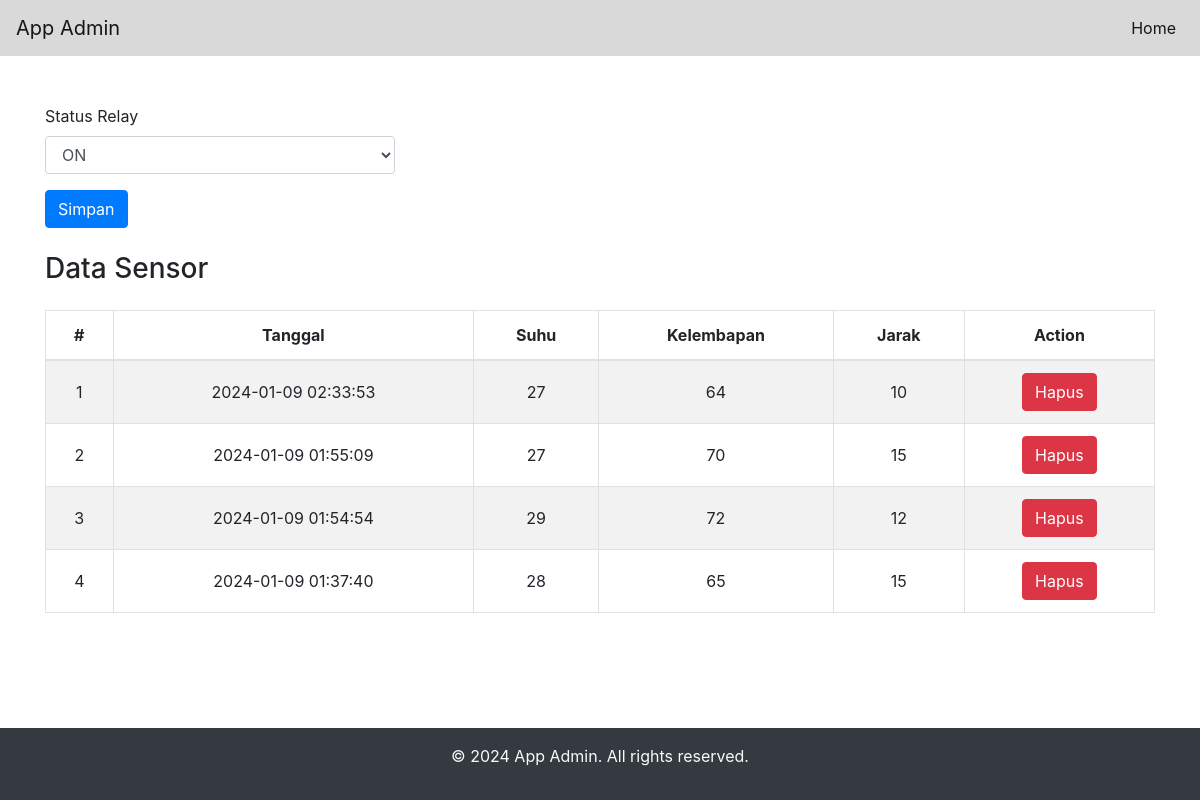
The page / on the database its author committed.
### tables this page shows
CREATE TABLE `kontrol` (
  `id` int(1) NOT NULL,
  `status` enum('ON','OFF') NOT NULL,
  `updatedAt` timestamp NOT NULL DEFAULT current_timestamp() ON UPDATE current_timestamp()
);

CREATE TABLE `data` (
  `id` int(11) NOT NULL,
  `suhu` int(3) NOT NULL,
  `kelembapan` int(3) NOT NULL,
  `jarak` int(3) NOT NULL,
  `createdAt` timestamp NOT NULL DEFAULT current_timestamp()
);

### views/home.php (the view, shortened to what this page needs)
<?php
require 'koneksi/koneksi.php';
$sql = "SELECT * FROM kontrol";
$kontrol = $conn->query($sql);
$kontrol = mysqli_fetch_assoc($kontrol);
$sql = "SELECT * FROM data ORDER BY createdAt DESC";
$dataSensor = $conn->query($sql);
?>
<div class="row">
	<div class="col-lg-4">
		<form action="controllers/kontrol.php" method="POST">
			<div class="form-group">
				<label for="status">Status Relay</label>
				<select name="status" class="form-control">
					<option value="ON" <?= ($kontrol['status'] == 'ON') ? 'selected' : ''; ?>>ON</option>
				</select>
			</div>
			<button type="submit" class="btn btn-primary" name="update">Simpan</button>
		</form>
	</div>
	<div class="col-lg-12 mt-4">
		<div class="d-flex justify-content-between mb-3">
			<h3>Data Sensor</h3>
		</div>
		<div class="table-responsive">
			<table class="table table-bordered table-striped table-hover">
				<thead>
					<tr>
						<th class="text-center">#</th>
						<th class="text-center">Tanggal</th>
						<th class="text-center">Suhu</th>
						<th class="text-center">Kelembapan</th>
						<th class="text-center">Jarak</th>
						<th class="text-center">Action</th>
					</tr>
				</thead>
				<tbody>
					<?php $i = 1;
					if ($dataSensor->num_rows > 0) : ?>
						<?php while ($row = $dataSensor->fetch_assoc()) : ?>
							<tr>
								<td class="text-center align-middle"><?php echo $i++; ?></td>
								<td class="align-middle text-center"><?php echo $row['createdAt']; ?></td>
								<td class="align-middle text-center"><?php echo $row['suhu']; ?></td>
								<td class="align-middle text-center"><?php echo $row['kelembapan']; ?></td>
								<td class="align-middle text-center"><?php echo $row['jarak']; ?></td>
								<td class="text-center align-middle">
									<div class="btn-group">
										<a href="controllers/data.php?hapus=<?php echo $row['id']; ?>" class="btn btn-danger" onclick="return confirm('Anda yakin data akan dihapus ?')">Hapus</a>
									</div>
								</td>
							</tr>
						<?php endwhile; ?>
					<?php else : ?>
						<tr class="text-center">
							<td colspan='6'>Tidak ada data</td>
						</tr>
					<?php endif; ?>
				</tbody>
			</table>
		</div>
	</div>
</div>

### index.php (shortened to what this page needs)
<?php
if (isset($_GET['page'])) {
	$page = $_GET['page'];
} else {
	$page = 'home';
}; ?>
<!DOCTYPE html>
<html lang="en">
<head>
	<link rel="stylesheet" href="assets/bootstrap/css/bootstrap.min.css">
	<link rel="stylesheet" href="assets/custom/style.css">
</head>
<body>
	<nav class="navbar navbar-expand-lg navbar-light" style="background-color: #d9d9d9;">
		<a class="navbar-brand" href="#">App Admin</a>
		<div class="collapse navbar-collapse" id="navbarNav">
			<ul class="navbar-nav ml-auto">
				<li class="nav-item">
					<a class="nav-link <?= ($page == 'home') ? 'active' : ''; ?>" href=".">Home</a>
				</li>
			</ul>
		</div>
	</nav>
	<div class="container mt-5">
		<?php include('views/' . $page . '.php'); ?>
	</div>
	<footer class="bg-dark text-light text-center py-3">
		<p>&copy; <?php echo date('Y'); ?> App Admin. All rights reserved.</p>
	</footer>
</body>
</html>

### assets/custom/style.css (style rules this page uses)
body { display: flex; flex-direction: column; min-height: 100vh; }
.container { flex: 1; }

### rows shown on the page
kontrol: status "ON"
data: createdAt "2024-01-09 02:33:53", suhu "27", kelembapan "64", jarak "10"
data: createdAt "2024-01-09 01:55:09", suhu "27", kelembapan "70", jarak "15"
data: createdAt "2024-01-09 01:54:54", suhu "29", kelembapan "72", jarak "12"
data: createdAt "2024-01-09 01:37:40", suhu "28", kelembapan "65", jarak "15"
